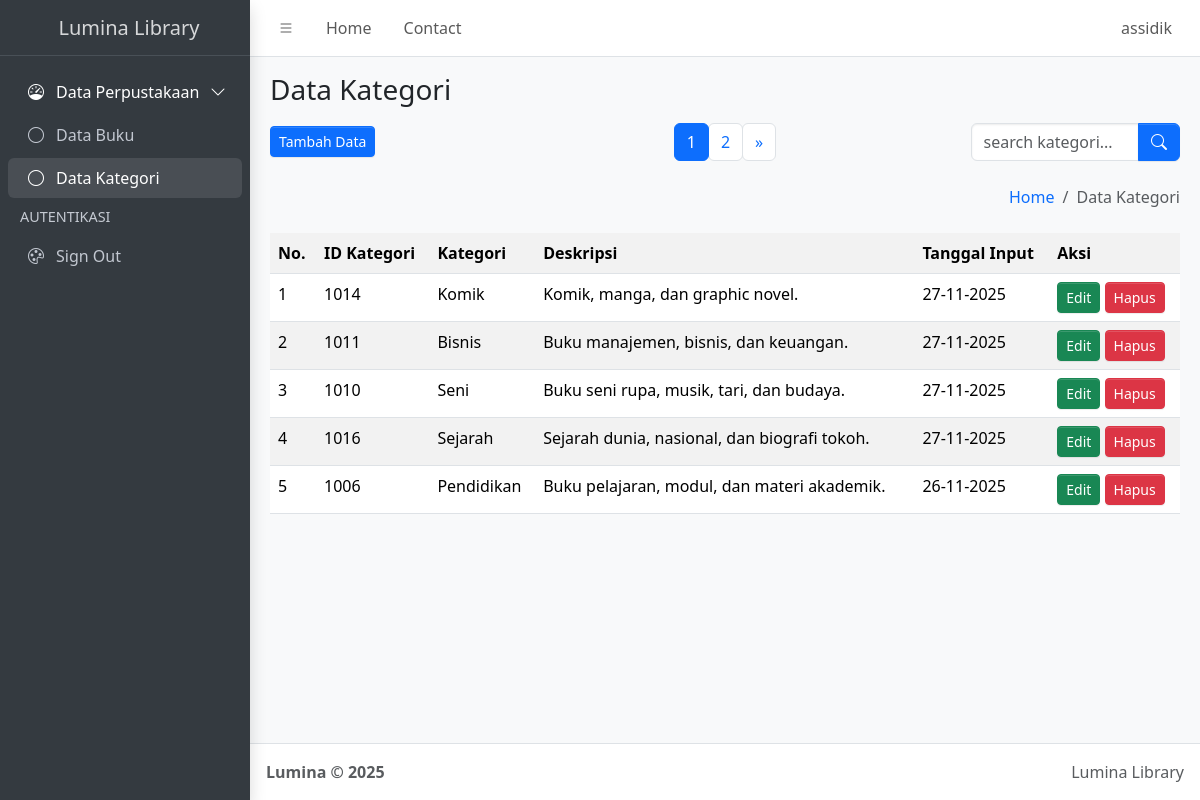
The app's page /index2.php (signed in) with its own data.
### tables this page shows
CREATE TABLE `kategori` (
  `id_kategori` int(12) NOT NULL,
  `kategori` varchar(255) NOT NULL,
  `deskripsi` text NOT NULL,
  `tanggal_input` timestamp(6) NOT NULL DEFAULT current_timestamp(6) ON UPDATE current_timestamp(6)
);

### function.php (called while the page is built, shortened)
<?php
$conn = mysqli_connect("localhost", "root", "", "simbs");
function query($query)
{
    global $conn;
    $result = mysqli_query($conn, $query);
    $rows = [];
    while ($row = mysqli_fetch_assoc($result)) {
        $rows[] = $row;
    }
    return $rows;
}

### index2.php (the view, shortened to what this page needs)
<?php
require("function.php");
$jumlahDataPerHalaman = 5;
$keyword = isset($_GET["keyword"]) ? $_GET["keyword"] : "";
if ($keyword != "") {
  $queryHitung = "
        SELECT * FROM kategori
        WHERE
            id_kategori LIKE '%$keyword%' OR
            kategori LIKE '%$keyword%' OR
            deskripsi LIKE '%$keyword%'
    ";
} else {
  $queryHitung = "SELECT * FROM kategori";
}
$jumlahData = count(query($queryHitung));
$jumlahHalaman = ceil($jumlahData / $jumlahDataPerHalaman);
$halamanAktif = isset($_GET["halaman"]) ? $_GET["halaman"] : 1;
$awalData = ($halamanAktif - 1) * $jumlahDataPerHalaman;
if ($keyword != "") {
  $kategori = query("
        SELECT * FROM kategori
        WHERE
            id_kategori LIKE '%$keyword%' OR
            kategori LIKE '%$keyword%' OR
            deskripsi LIKE '%$keyword%'
        ORDER BY kategori.tanggal_input DESC
        LIMIT $awalData, $jumlahDataPerHalaman
    ");
} else {
  $kategori = query("
        SELECT * FROM kategori
        ORDER BY kategori.tanggal_input DESC
        LIMIT $awalData, $jumlahDataPerHalaman
    ");
}
$current_page = basename($_SERVER['PHP_SELF']);
?>
<!doctype html>
<html lang="en">
<head>
  <link
    rel="stylesheet"
    href="https://cdn.jsdelivr.net/npm/@fontsource/source-sans-3@5.0.12/index.css"
    media="print"
    onload="this.media='all'" />
  <link
    rel="stylesheet"
    href="https://cdn.jsdelivr.net/npm/overlayscrollbars@2.11.0/styles/overlayscrollbars.min.css"
 />
  <link
    rel="stylesheet"
    href="https://cdn.jsdelivr.net/npm/bootstrap-icons@1.13.1/font/bootstrap-icons.min.css"
 />
  <link rel="stylesheet" href="dist/css/adminlte.min.css" />
  <link
    rel="stylesheet"
    href="https://cdn.jsdelivr.net/npm/apexcharts@3.37.1/dist/apexcharts.css"
 />
  <link
    rel="stylesheet"
    href="https://cdn.jsdelivr.net/npm/jsvectormap@1.5.3/dist/css/jsvectormap.min.css"
 />
</head>
<body class="layout-fixed sidebar-expand-lg bg-body-tertiary">
  <div class="app-wrapper">
    <nav class="app-header navbar navbar-expand bg-body">
      <div class="container-fluid">
        <ul class="navbar-nav">
          <li class="nav-item">
            <a class="nav-link" data-lte-toggle="sidebar" href="#" role="button">
              <i class="bi bi-list"></i>
            </a>
          </li>
          <li class="nav-item d-none d-md-block">
            <a href="#" class="nav-link">Home</a>
          </li>
          <li class="nav-item d-none d-md-block">
            <a href="https://www.instagram.com/assidiqla?igsh=emx3Nmw4eHplbW9m" class="nav-link">Contact</a>
          </li>
        </ul>
        <ul class="navbar-nav ms-auto">
          <li class="nav-item dropdown user-menu">
            <a href="#" class="nav-link dropdown-toggle" data-bs-toggle="dropdown">
              <span class="d-none d-md-inline"><?= htmlspecialchars($_SESSION['username']); ?></span>
            </a>
          </li>
        </ul>
      </div>
    </nav>
    <aside class="app-sidebar bg-body-secondary shadow" data-bs-theme="dark">
      <div class="sidebar-brand">
        <a href="index.php" class="brand-link">
          <span class="brand-text fw-light">Lumina Library</span>
        </a>
      </div>
      <div class="sidebar-wrapper">
        <nav class="mt-2">
          <ul
            class="nav sidebar-menu flex-column"
            data-lte-toggle="treeview"
            role="navigation"
            aria-label="Main navigation"
            data-accordion="false"
            id="navigation">
            <li class="nav-item menu-open">
              <a href="#" class="nav-link active">
                <i class="nav-icon bi bi-speedometer"></i>
                <p>
                  Data Perpustakaan
                </p>
              </a>
              <ul class="nav nav-treeview">
                <li class="nav-item">
                  <a href="./index.php"
                    class="nav-link <?= ($current_page == 'index.php') ? 'active' : '' ?>">
                    <i class="nav-icon bi bi-circle"></i>
                    <p>Data Buku</p>
                  </a>
                </li>
                <li class="nav-item">
                  <a href="./index2.php"
                    class="nav-link <?= ($current_page == 'index2.php') ? 'active' : '' ?>">
                    <i class="nav-icon bi bi-circle"></i>
                    <p>Data Kategori</p>
                  </a>
                </li>
              </ul>
            </li>
            <li class="nav-header">AUTENTIKASI</li>
            <li class="nav-item">
              <a href="logout.php" class="nav-link">
                <i class="nav-icon bi bi-palette"></i>
                <p>Sign Out</p>
              </a>
            </li>
          </ul>
        </nav>
      </div>
    </aside>
    <main class="app-main">
      <div class="app-content-header">
        <div class="container-fluid">
          <div class="row">
            <div class="col-12">
              <h3 class="mb-3">Data Kategori</h3>
            </div>
          </div>
          <div class="row align-items-center">
            <div class="col-md-3">
              <a href="tambah_data2.php">
                <button class="btn-sm btn btn-primary">Tambah Data</button>
              </a>
            </div>
            <div class="col-md-6 d-flex justify-content-center">
              <nav aria-label="Page navigation example">
                <ul class="pagination mb-0">
                  <?php for ($i = 1; $i <= $jumlahHalaman; $i++) : ?>
                    <li class="page-item <?= ($i == $halamanAktif) ? 'active' : '' ?>">
                      <a class="page-link" href="?halaman=<?= $i; ?>"><?= $i; ?></a>
                    </li>
                  <?php endfor; ?>
                  <?php if ($halamanAktif < $jumlahHalaman) : ?>
                    <li class="page-item">
                      <a class="page-link" href="?halaman=<?= $halamanAktif + 1; ?>">&raquo;</a>
                    </li>
                  <?php endif; ?>
                </ul>
              </nav>
            </div>
            <div class="col-md-3">
              <form method="get">
                <div class="input-group">
                  <input
                    type="text"
                    class="form-control"
                    name="keyword"
                    placeholder="search kategori...">
                  <button class="btn btn-primary" type="submit">
                    <i class="bi bi-search"></i>
                  </button>
                </div>
              </form>
            </div>
          </div>
          <div class="row mt-3">
            <div class="col-sm-12 d-flex justify-content-end">
              <ol class="breadcrumb">
                <li class="breadcrumb-item"><a href="#">Home</a></li>
                <li class="breadcrumb-item active" aria-current="page">Data Kategori</li>
              </ol>
            </div>
          </div>
        </div>
      </div>
      <div class="app-content">
        <div class="container-fluid">
          <div class="row">
            <div class="col">
              <table class="table table-striped table-hover">
                <tr>
                  <th>No.</th>
                  <th>ID Kategori</th>
                  <th>Kategori</th>
                  <th>Deskripsi</th>
                  <th>Tanggal Input</th>
                  <th>Aksi</th>
                </tr>
                <?php $i = 1; ?>
                <?php foreach ($kategori as $row) : ?>
                  <tr>
                    <td><?= $i; ?></td>
                    <td><?= $row["id_kategori"]; ?></td>
                    <td><?= $row["kategori"]; ?></td>
                    <td><?= $row["deskripsi"]; ?></td>
                    <td><?= date('d-m-Y', strtotime($row["tanggal_input"])); ?></td>
                    <td>
                      <a href="ubah_data2.php?id_kategori=<?= $row["id_kategori"]; ?>" class="btn-sm btn btn-success">Edit</a>
                      <a href="hapus_data2.php?id_kategori=<?= $row["id_kategori"]; ?>"
                        class="btn-sm btn btn-danger"
                        onclick="return confirm('Yakin ingin menghapus data ini?');">
                        Hapus
                      </a>
                    </td>
                  </tr>
                  <?php $i++; ?>
                <?php endforeach; ?>
              </table>
            </div>
          </div>
        </div>
      </div>
    </main>
    <footer class="app-footer">
      <div class="float-end d-none d-sm-inline">Lumina Library</div>
      <strong>
        Lumina &copy; 2025&nbsp;
      </strong>
    </footer>
  </div>
</body>
</html>

### records on screen
kategori: id_kategori "1014", kategori "Komik", deskripsi "Komik, manga, dan graphic novel.", tanggal_input "27-11-2025"
kategori: id_kategori "1011", kategori "Bisnis", deskripsi "Buku manajemen, bisnis, dan keuangan.", tanggal_input "27-11-2025"
kategori: id_kategori "1010", kategori "Seni", deskripsi "Buku seni rupa, musik, tari, dan budaya.", tanggal_input "27-11-2025"
kategori: id_kategori "1016", kategori "Sejarah", deskripsi "Sejarah dunia, nasional, dan biografi tokoh.", tanggal_input "27-11-2025"
kategori: id_kategori "1006", kategori "Pendidikan", deskripsi "Buku pelajaran, modul, dan materi akademik.", tanggal_input "26-11-2025"

### other values on screen
$_SESSION['username'] "assidik"
